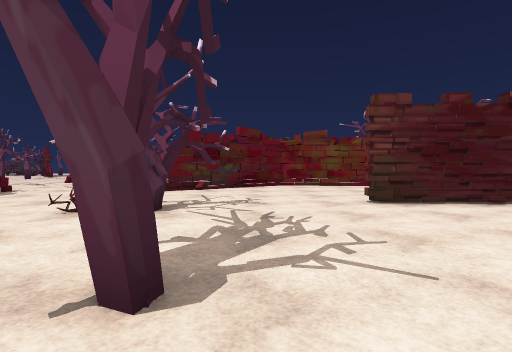
View 1 (above)

24 first-person views from a walk through a Godot game level. The camera is 1.3 m above the floor, tilts 2° down and sees 80° across. The floor is counted in squares, 1.58 m on a side. Each view is taken from the middle of a square. On the plan, view 1 faces up. The plan holds only what a view shows up to about 11 squares ahead; the rest is blank. The place goes on beyond the plan. Some surface patterns are stand-ins.

View 2
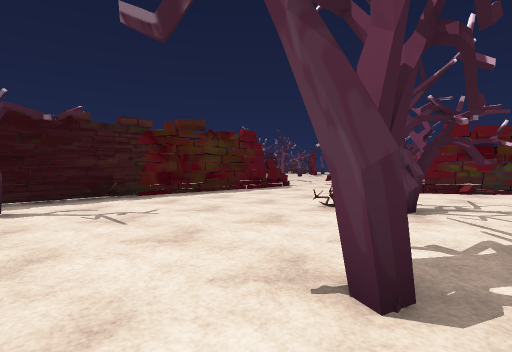

View 3
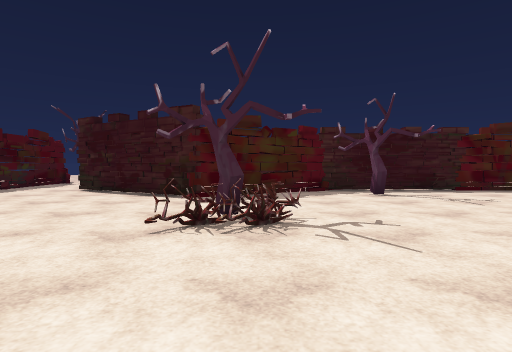

View 4
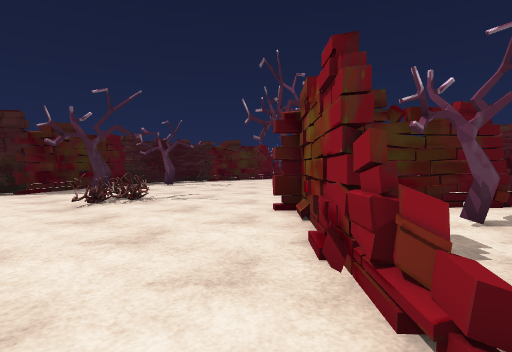

View 5
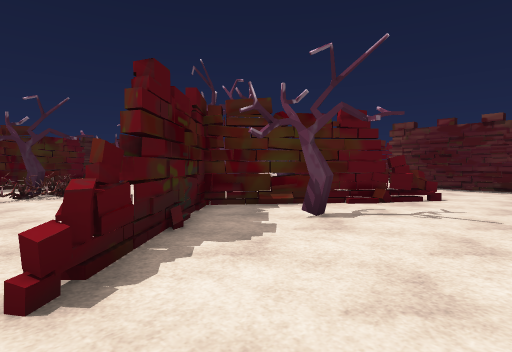

View 6
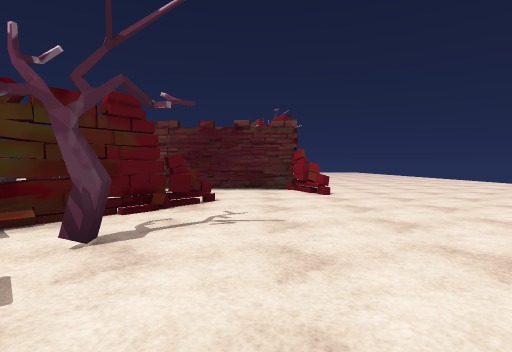

View 7
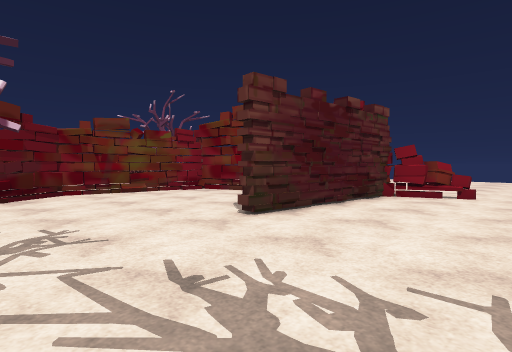

View 8
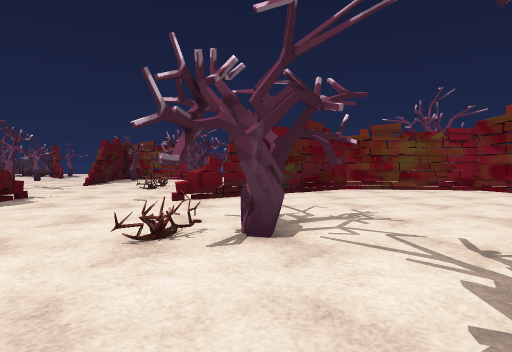

View 9
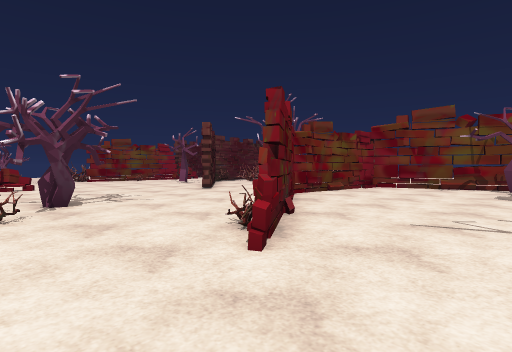

View 10
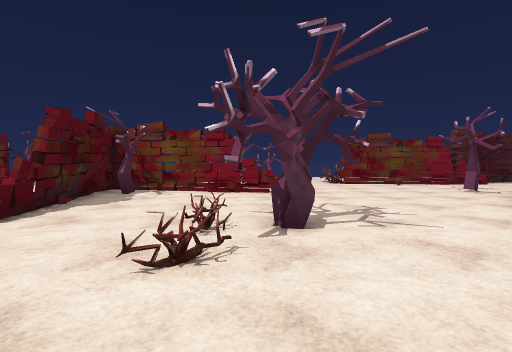

View 11
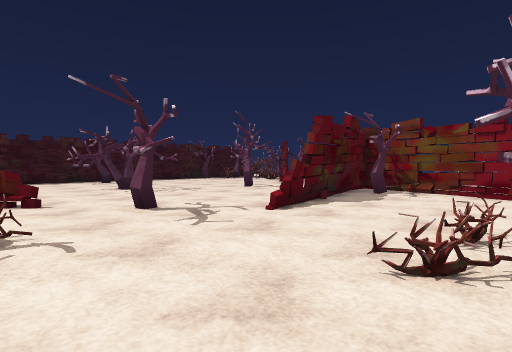

View 12
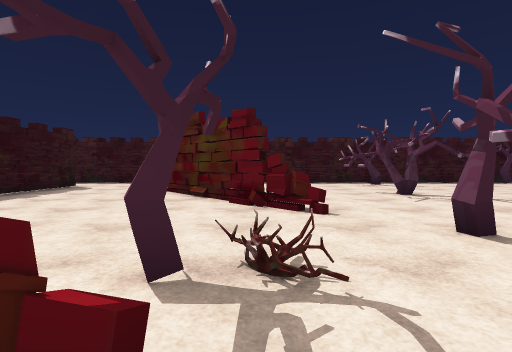

View 13
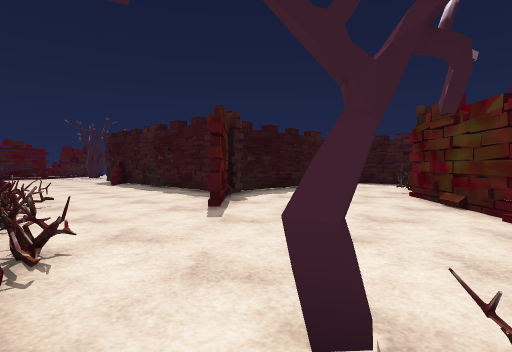

View 14
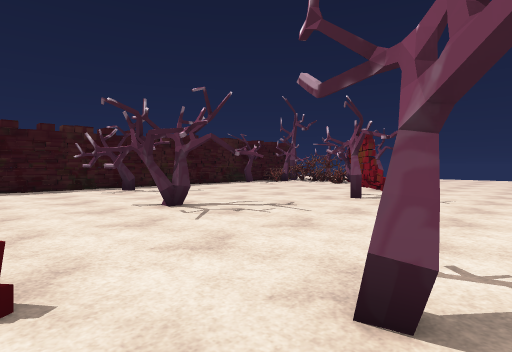

View 15
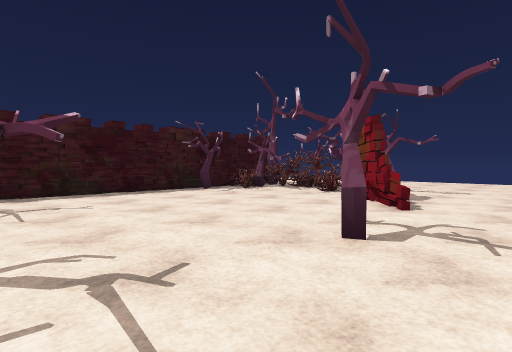

View 16
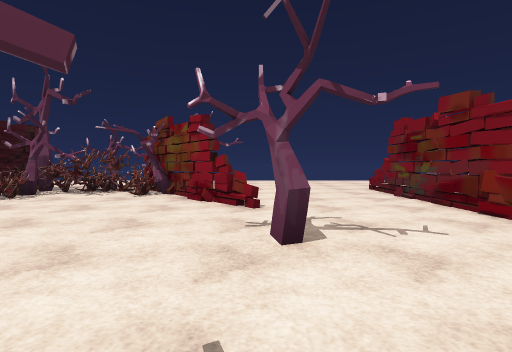

View 17
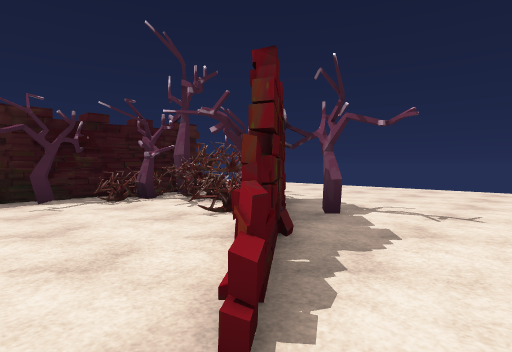

View 18
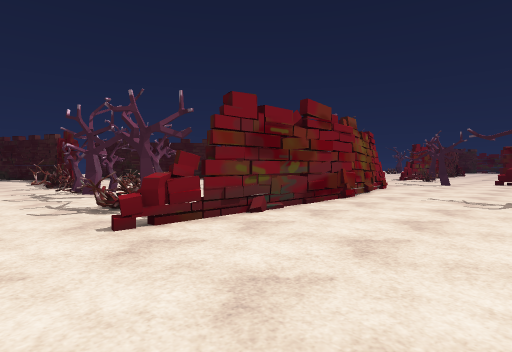

View 19
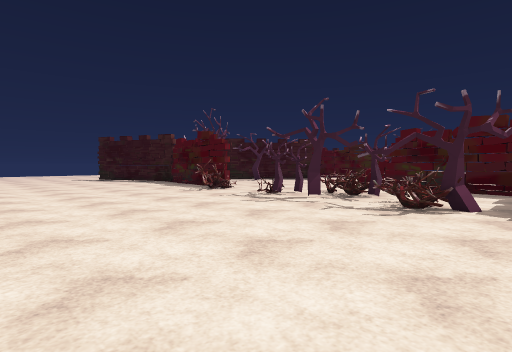

View 20
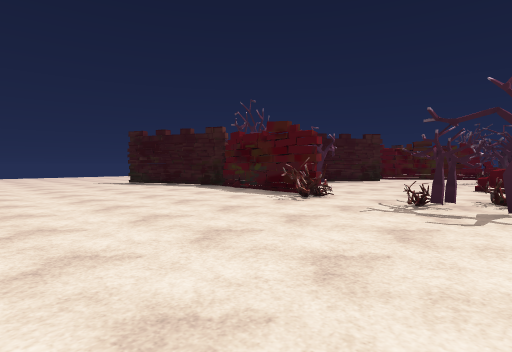

View 21
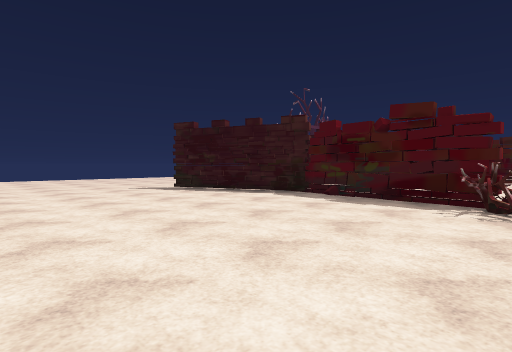

View 22
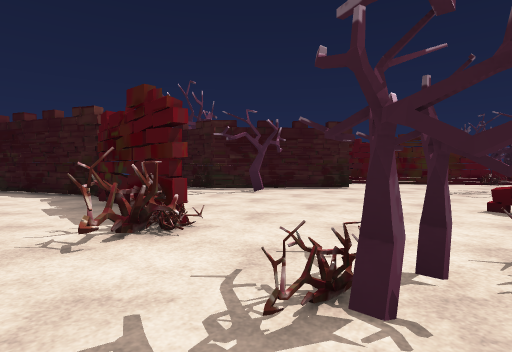

View 23
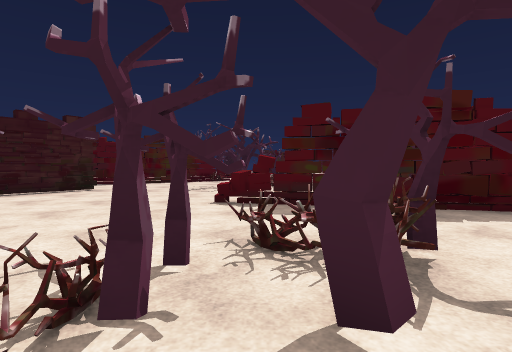

View 24
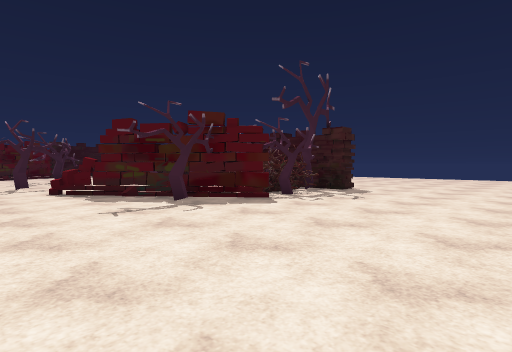

### Floor plan
Key: @ floor where view 1 was taken; # wall or solid block; . floor; = window, fence, low wall or low ledge; T tree; B bush; O other object.
Columns run from 21 left of view 1 to 8 right of it. Each row starts with its distance up from view 1.
 31    ....... ..............
 30 .......... ...................
 29 .......... ...................
 28 .......... ...................
 27 ..............................
 26 ..B...........................
 25 TBTB#T.....=.BT.T..BB.......##
 24 BBBBT......#TBTBTB.BB##...###
 23 BBT.B##....#..OBBT.... ####
 22 ......#=...#............
 21 T......#...#..............
 20 ...........#####=........##
 19 ...........#T..........T#
 18 .......T...##..........#
 17 ............#.........##
 16 ............#.........#
 15 .T....T.....#.....T....
 14 .T...TT........B.T.....
 13 ....T...........B.....###
 12 ............T........##.####
 11       ..#=.........###.....#
 10        ##...B.....B#.......#
  9       ##....T#...==........=#
  8     ###......#.............T#
  7     #........B..........#####
  6   ...........#.....TT.......##
  5   .......#..B#....BT.........#
  4    .....##..BO................
  3    ######...B#............#...
  2        #.....#......T....##...
  1        #.....#..........##....
  0        # ...##T......@ ##.....
 -1          ... #........###T....
 -2          ... ##...T....##.....
 -3           ..  ##..BB....##...
 -4                #...B.....##..
 -5                #..........=..
 -6               ##...........
 -7               #.....
 -8              ##...

Where each view was taken, in squares from view 1:
view 1: 0 up, 0 right, facing up
view 2: 0 up, 0 right, facing up-left
view 3: 3 down, 2 right, facing left
view 4: 6 down, 5 right, facing up-left
view 5: 5 down, 7 right, facing up-left
view 6: 4 down, 6 right, facing up
view 7: 3 up, 1 left, facing up-right
view 8: 2 up, 2 left, facing up
view 9: 7 up, 6 left, facing up-right
view 10: 10 up, 5 left, facing up
view 11: 10 up, 5 left, facing up-left
view 12: 10 up, 7 left, facing left
view 13: 10 up, 8 left, facing down-left
view 14: 11 up, 10 left, facing up-left
view 15: 15 up, 12 left, facing up-left
view 16: 15 up, 14 left, facing up
view 17: 20 up, 13 left, facing up-left
view 18: 27 up, 14 left, facing down-right
view 19: 31 up, 10 left, facing down-right
view 20: 31 up, 6 left, facing down-right
view 21: 31 up, 2 left, facing down-right
view 22: 26 up, 5 left, facing down-right
view 23: 26 up, 5 left, facing down
view 24: 31 up, 12 left, facing down-left
